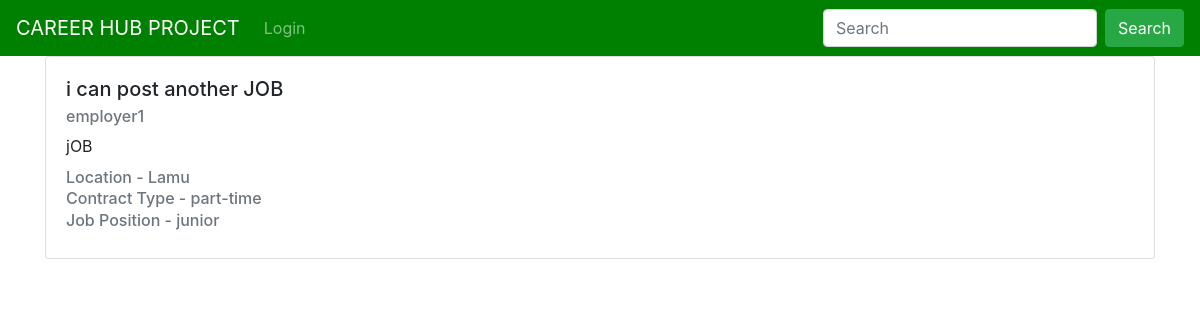
/Data-analysis/i-can-post-another-job, run on an earlier commit of the app's database.
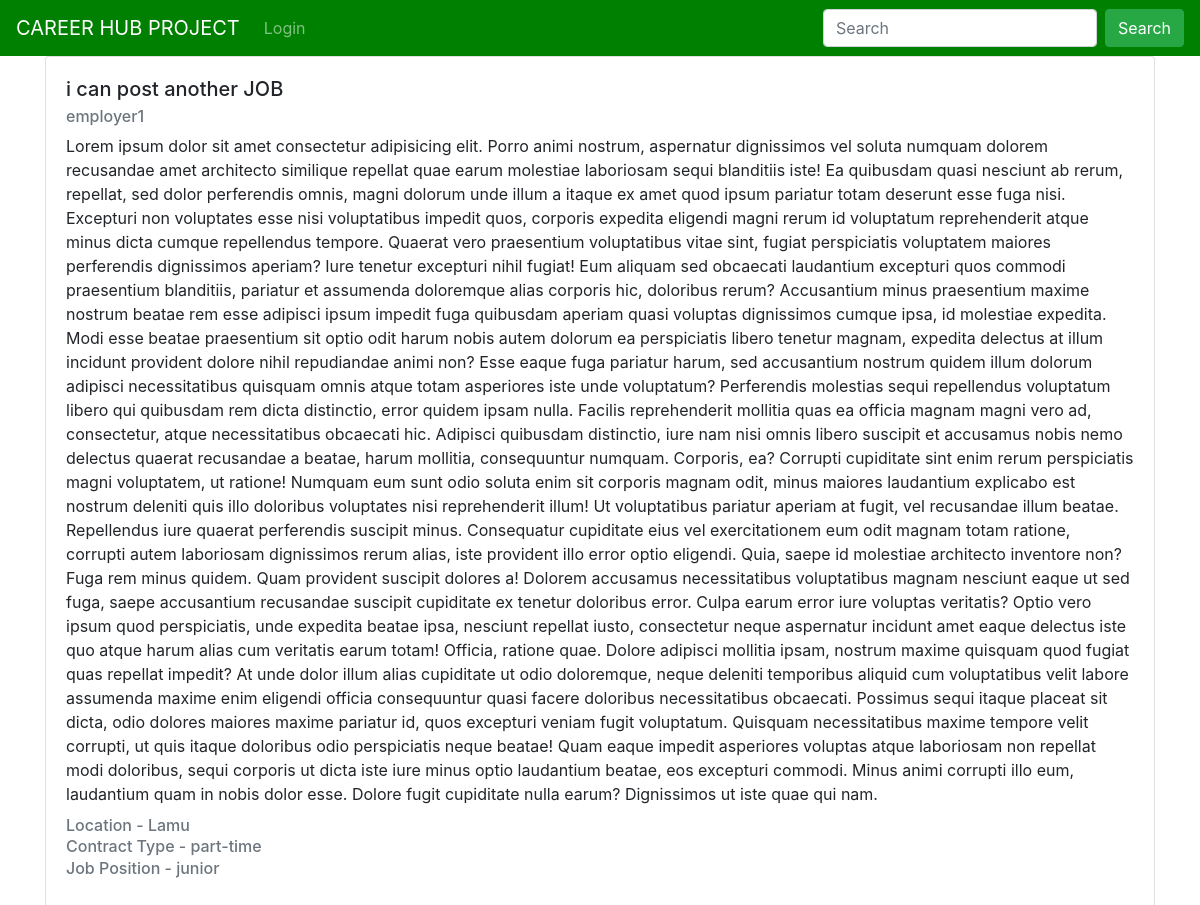
And on a later commit of the database.
### job/models.py (models this page shows, shortened)
class Job(models.Model):
    positions = (
        ("junior", "junior"),
        ("intermediate", "intermediate"),
        ("senior", "senior"),
        ("expart", "expart"),
    )
    contaract_types = (
        ("remote", "remote"),
        ("part-time", "part-time"),
        ("full-time", "full-time"),
        ("negotiations", "negotiations"),
    )
    employer = models.ForeignKey(
        Employer, on_delete=models.CASCADE, related_name="jobs"
    )
    job_category = models.ForeignKey(
        Category,
        related_name="jobs",
        on_delete=models.CASCADE,
    )
    job_title = models.CharField(
        max_length=200,
    )
    slug = models.CharField(max_length=200, null=True)
    job_location = models.CharField(max_length=200)
    contract_type = models.CharField(max_length=200, choices=contaract_types)
    position = models.CharField(max_length=200, choices=positions)
    job_description = models.TextField()
    created_at = models.DateTimeField(
        auto_now_add=True,
        null=True,
    )
    updated_at = models.DateTimeField(auto_now=True, null=True)

### users/models.py (models this page shows, shortened)
class CustomUser(AbstractUser, PermissionsMixin):
    type_user = (
        ("Admin", "Admin"),
        ("applicant", "Applicant"),
        ("Employer", "Employer"),
    )
    username = models.CharField(max_length=200, unique=True)
    email = models.EmailField(max_length=50, unique=True)
    full_name = models.CharField(max_length=200)
    is_active = models.BooleanField(default=True)
    is_staff = models.BooleanField(default=False)
    is_superuser = models.BooleanField(default=False)
    is_admin = models.BooleanField(default=False)
    date_joined = models.DateTimeField(auto_now_add=True, null=True)
    last_login = models.DateTimeField(auto_now=True, null=True)
    user_type = models.CharField(max_length=200, choices=type_user)
    USERNAME_FIELD = "email"
    REQUIRED_FIELDS = ["username", "full_name"]

### job/views.py (the view)
# urls.py: path("<slug:job_category_slug>/<slug:slug>", views.job_detail, name="job_detail"),
def job_detail(request, job_category_slug, slug):
    job_detail = get_object_or_404(Job, slug=slug)
    return render(request, "job/job_detail.html", {"job": job_detail})

### templates/job/job_detail.html (shortened to what this page needs)
{% extends "core/base.html" %} {% block title%}Details{% endblock %} {% load
crispy_forms_tags %} {% block content %}
<div class="container">
  <div class="row">
    <div class="col-sm-12">
      <div class="card">
        <div class="card-body">
          <h5 class="card-title">{{job.job_title}}</h5>
          <h6 class="card-subtitle mb-2 text-muted">
            {{ job.employer.full_name}}
          </h6>
          <p class="card-text text-break">{{job.job_description}}</p>
          <h6 class="card-subtitle mb-2 text-muted">
            Location - {{ job.job_location}}
          </h6>
          <h6 class="card-subtitle mb-2 text-muted">
            Contract Type - {{ job.contract_type}}
          </h6>
          <h6 class="card-subtitle mb-2 text-muted">
            Job Position - {{ job.position}}
          </h6>
        </div>
      </div>
    </div>
  </div>
</div>
{% endblock %}

What changed in the data, as far as the page shows it:
changed Job "i can post another JOB": job_description "jOB" → "Lorem ipsum dolor sit amet consectetur adipisicing elit. Porro animi nostrum, aspernatur dignissimos vel soluta numquam dolorem recusandae amet architecto similique repellat quae earum molestiae laboriosam sequi blanditiis iste! Ea quibusdam quasi nesciunt ab rerum, repellat, sed dolor perferendis omnis, magni dolorum unde illum a itaque ex amet quod ipsum pariatur totam deserunt esse fuga nisi. Excepturi non voluptates esse nisi voluptatibus impedit quos, corporis expedita eligendi magni rerum id voluptatum reprehenderit atque minus dicta cumque repellendus tempore. Quaerat vero praesentium voluptatibus vitae sint, fugiat perspiciatis voluptatem maiores perferendis dignissimos aperiam?…"
